Frame 1 (no input): blank canvas, image omitted
Frame 60 (the mouse pressed at the canvas centre just before this capture): blank canvas, image omitted
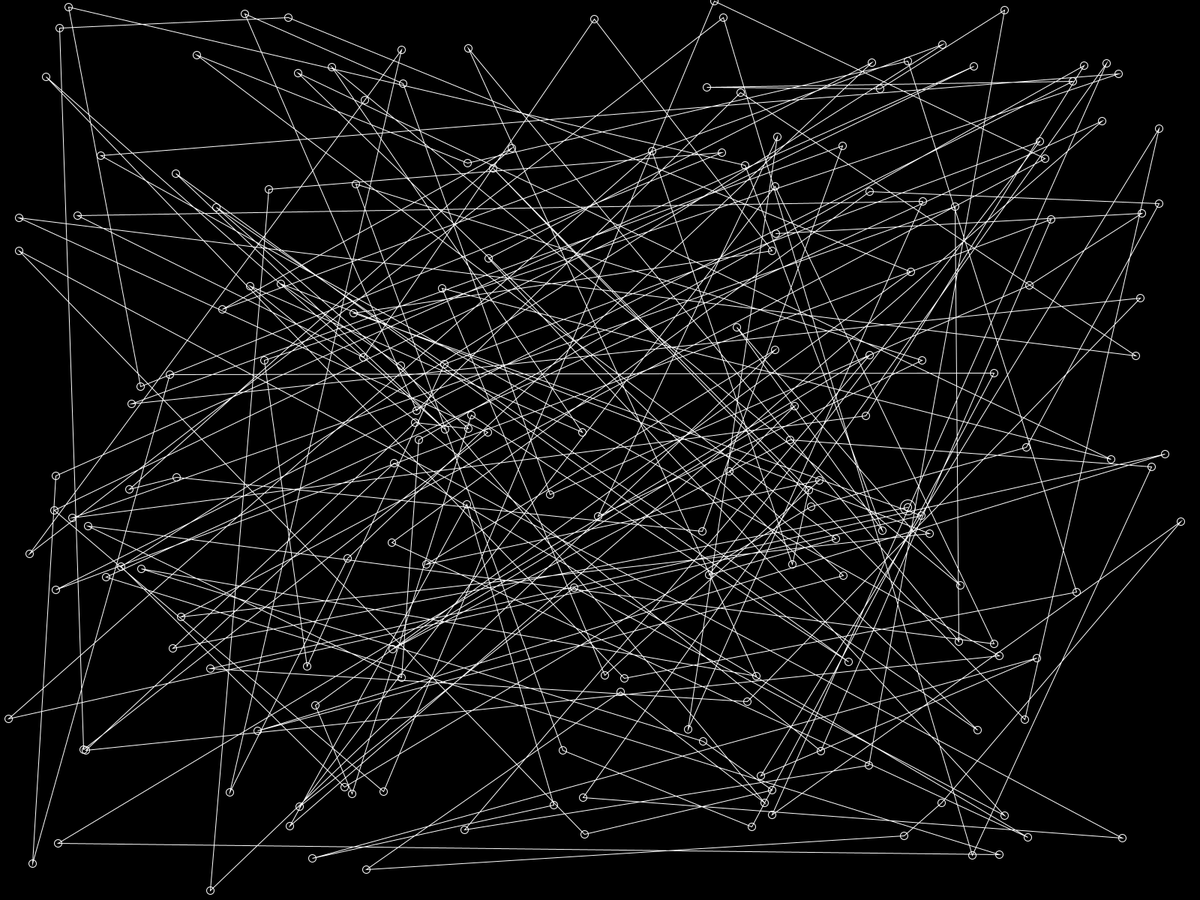
Frame 120 (the mouse held since frame 60 and released just before this capture)

The Processing sketch whose frames 1 and 60 were blank and that drew this single picture after the mouse press (run headless with seeded random() and noise(); from frame 60 on, the mouse is pressed at the canvas centre):

// Processing sketch: controllednodes
// ── controllednodes.pde
ArrayList<PVector> points;

int maxNum = 365;

void setup(){
fullScreen();
smooth();

 points = new ArrayList<PVector>();
 
 for(int i=0; i< maxNum; i++){
   PVector p = new PVector(random(0,width), random(0,height));
   points.add(p);
 }

}

void draw(){
  background(0);
  stroke(255);
  noFill();
  
  float mouseMax = map(mouseY,0,height,0,1);
  float progress = map(mouseX,0,width,0,points.size()-1);
  
  int index = floor(progress); // round the number
  
  PVector startPoint = points.get(index);
  PVector endPoint =   points.get(index+1); 
  
  float x = lerp(startPoint.x,endPoint.x,progress-index);
  float y = lerp(startPoint.y,endPoint.y,progress-index);
   
  ellipse(x,y,20,20);
  beginShape();
  
  for(int i=0; i< points.size()*mouseMax; i++){
    PVector p = points.get(i);
    vertex(p.x,p.y);
  }
  endShape();
 
 for(int i=0; i< points.size()*mouseMax; i++){
      PVector p = points.get(i);
      
  
      
      
      ellipse(p.x,p.y,10,10);

  }
 
 
 

}
